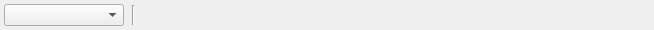
<?xml version="1.0" encoding="UTF-8"?>
<ui version="4.0">
 <class>QOutputProviderManagerUI</class>
 <widget class="QWidget" name="QOutputProviderManagerUI">
  <property name="geometry">
   <rect>
    <x>0</x>
    <y>0</y>
    <width>654</width>
    <height>28</height>
   </rect>
  </property>
  <property name="sizePolicy">
   <sizepolicy hsizetype="Preferred" vsizetype="Fixed">
    <horstretch>0</horstretch>
    <verstretch>0</verstretch>
   </sizepolicy>
  </property>
  <property name="windowTitle">
   <string>QOutputProviderManager</string>
  </property>
  <layout class="QHBoxLayout" name="horizontalLayout">
   <property name="spacing">
    <number>4</number>
   </property>
   <property name="margin">
    <number>4</number>
   </property>
   <item>
    <widget class="QComboBox" name="cmbOutSel">
     <property name="minimumSize">
      <size>
       <width>120</width>
       <height>0</height>
      </size>
     </property>
    </widget>
   </item>
   <item>
    <widget class="Line" name="line_3">
     <property name="sizePolicy">
      <sizepolicy hsizetype="Fixed" vsizetype="Fixed">
       <horstretch>0</horstretch>
       <verstretch>0</verstretch>
      </sizepolicy>
     </property>
     <property name="minimumSize">
      <size>
       <width>10</width>
       <height>20</height>
      </size>
     </property>
     <property name="orientation">
      <enum>Qt::Vertical</enum>
     </property>
    </widget>
   </item>
   <item>
    <widget class="QWidget" name="outCtrlPanel" native="true">
     <property name="sizePolicy">
      <sizepolicy hsizetype="Preferred" vsizetype="Preferred">
       <horstretch>1</horstretch>
       <verstretch>0</verstretch>
      </sizepolicy>
     </property>
    </widget>
   </item>
  </layout>
 </widget>
 <layoutdefault spacing="6" margin="11"/>
 <resources/>
 <connections/>
</ui>
